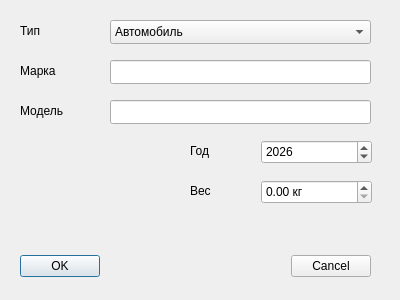
<?xml version="1.0" encoding="UTF-8"?>
<ui version="4.0">
 <class>VehicleDialog</class>
 <widget class="QDialog" name="VehicleDialog">
  <property name="geometry">
   <rect>
    <x>0</x>
    <y>0</y>
    <width>400</width>
    <height>300</height>
   </rect>
  </property>
  <property name="windowTitle">
   <string>Добавить транспортное стредство</string>
  </property>
  <widget class="QWidget" name="layoutWidget">
   <property name="geometry">
    <rect>
     <x>20</x>
     <y>250</y>
     <width>351</width>
     <height>33</height>
    </rect>
   </property>
   <property name="font">
    <font>
     <family>Segoe UI</family>
     <pointsize>9</pointsize>
    </font>
   </property>
   <layout class="QHBoxLayout" name="interaction">
    <property name="spacing">
     <number>6</number>
    </property>
    <property name="leftMargin">
     <number>0</number>
    </property>
    <property name="topMargin">
     <number>0</number>
    </property>
    <property name="rightMargin">
     <number>0</number>
    </property>
    <property name="bottomMargin">
     <number>0</number>
    </property>
    <item>
     <widget class="QPushButton" name="okButton">
      <property name="font">
       <font>
        <family>Segoe UI</family>
        <pointsize>9</pointsize>
       </font>
      </property>
      <property name="text">
       <string>OK</string>
      </property>
     </widget>
    </item>
    <item>
     <spacer name="space">
      <property name="font">
       <font>
        <family>Segoe UI</family>
        <pointsize>9</pointsize>
       </font>
      </property>
      <property name="orientation">
       <enum>Qt::Horizontal</enum>
      </property>
      <property name="sizeHint" stdset="0">
       <size>
        <width>131</width>
        <height>31</height>
       </size>
      </property>
     </spacer>
    </item>
    <item>
     <widget class="QPushButton" name="cancelButton">
      <property name="font">
       <font>
        <family>Segoe UI</family>
        <pointsize>9</pointsize>
       </font>
      </property>
      <property name="text">
       <string>Cancel</string>
      </property>
     </widget>
    </item>
   </layout>
  </widget>
  <widget class="QLabel" name="lType">
   <property name="geometry">
    <rect>
     <x>20</x>
     <y>20</y>
     <width>55</width>
     <height>21</height>
    </rect>
   </property>
   <property name="font">
    <font>
     <family>Segoe UI</family>
     <pointsize>9</pointsize>
    </font>
   </property>
   <property name="text">
    <string>Тип</string>
   </property>
  </widget>
  <widget class="QLineEdit" name="leBrand">
   <property name="geometry">
    <rect>
     <x>110</x>
     <y>60</y>
     <width>261</width>
     <height>24</height>
    </rect>
   </property>
   <property name="font">
    <font>
     <family>Segoe UI</family>
     <pointsize>9</pointsize>
    </font>
   </property>
   <property name="text">
    <string/>
   </property>
  </widget>
  <widget class="QLabel" name="lBrand">
   <property name="geometry">
    <rect>
     <x>20</x>
     <y>60</y>
     <width>55</width>
     <height>21</height>
    </rect>
   </property>
   <property name="font">
    <font>
     <family>Segoe UI</family>
     <pointsize>9</pointsize>
    </font>
   </property>
   <property name="text">
    <string>Марка</string>
   </property>
  </widget>
  <widget class="QLineEdit" name="leModel">
   <property name="geometry">
    <rect>
     <x>110</x>
     <y>100</y>
     <width>261</width>
     <height>24</height>
    </rect>
   </property>
   <property name="font">
    <font>
     <family>Segoe UI</family>
     <pointsize>9</pointsize>
    </font>
   </property>
  </widget>
  <widget class="QLabel" name="lModel">
   <property name="geometry">
    <rect>
     <x>20</x>
     <y>100</y>
     <width>55</width>
     <height>21</height>
    </rect>
   </property>
   <property name="font">
    <font>
     <family>Segoe UI</family>
     <pointsize>9</pointsize>
    </font>
   </property>
   <property name="text">
    <string>Модель</string>
   </property>
  </widget>
  <widget class="QSpinBox" name="sbYear">
   <property name="geometry">
    <rect>
     <x>261</x>
     <y>140</y>
     <width>111</width>
     <height>24</height>
    </rect>
   </property>
   <property name="font">
    <font>
     <family>Segoe UI</family>
     <pointsize>9</pointsize>
    </font>
   </property>
   <property name="minimum">
    <number>1900</number>
   </property>
   <property name="maximum">
    <number>2100</number>
   </property>
   <property name="value">
    <number>2026</number>
   </property>
  </widget>
  <widget class="QLabel" name="lYear">
   <property name="geometry">
    <rect>
     <x>190</x>
     <y>140</y>
     <width>55</width>
     <height>21</height>
    </rect>
   </property>
   <property name="font">
    <font>
     <family>Segoe UI</family>
     <pointsize>9</pointsize>
    </font>
   </property>
   <property name="text">
    <string>Год</string>
   </property>
  </widget>
  <widget class="QDoubleSpinBox" name="dsbWeight">
   <property name="geometry">
    <rect>
     <x>261</x>
     <y>180</y>
     <width>111</width>
     <height>24</height>
    </rect>
   </property>
   <property name="font">
    <font>
     <family>Segoe UI</family>
     <pointsize>9</pointsize>
    </font>
   </property>
   <property name="prefix">
    <string/>
   </property>
   <property name="suffix">
    <string> кг</string>
   </property>
   <property name="maximum">
    <double>1000000.000000000000000</double>
   </property>
  </widget>
  <widget class="QLabel" name="lWeight">
   <property name="geometry">
    <rect>
     <x>190</x>
     <y>180</y>
     <width>55</width>
     <height>21</height>
    </rect>
   </property>
   <property name="font">
    <font>
     <family>Segoe UI</family>
     <pointsize>9</pointsize>
    </font>
   </property>
   <property name="text">
    <string>Вес</string>
   </property>
  </widget>
  <widget class="QComboBox" name="cbType">
   <property name="geometry">
    <rect>
     <x>110</x>
     <y>20</y>
     <width>261</width>
     <height>24</height>
    </rect>
   </property>
   <item>
    <property name="text">
     <string>Автомобиль</string>
    </property>
   </item>
   <item>
    <property name="text">
     <string>Водный транспорт</string>
    </property>
   </item>
  </widget>
 </widget>
 <resources/>
 <connections>
  <connection>
   <sender>okButton</sender>
   <signal>clicked()</signal>
   <receiver>VehicleDialog</receiver>
   <slot>accept()</slot>
   <hints>
    <hint type="sourcelabel">
     <x>278</x>
     <y>253</y>
    </hint>
    <hint type="destinationlabel">
     <x>96</x>
     <y>254</y>
    </hint>
   </hints>
  </connection>
  <connection>
   <sender>cancelButton</sender>
   <signal>clicked()</signal>
   <receiver>VehicleDialog</receiver>
   <slot>reject()</slot>
   <hints>
    <hint type="sourcelabel">
     <x>369</x>
     <y>253</y>
    </hint>
    <hint type="destinationlabel">
     <x>179</x>
     <y>282</y>
    </hint>
   </hints>
  </connection>
 </connections>
</ui>
